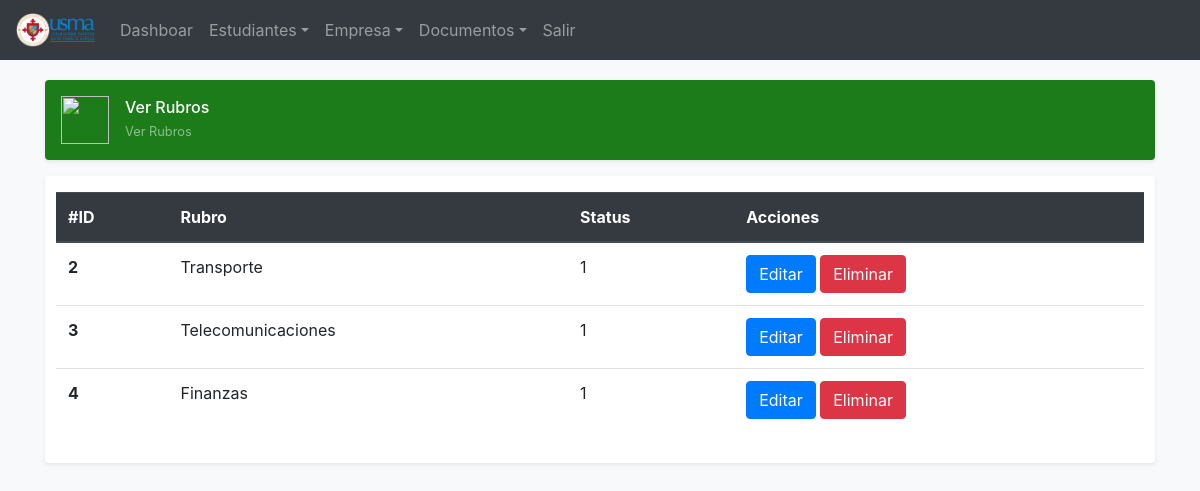
/administrativo/ver_rubros.php (signed in), run on the app's committed database.
### tables this page shows
CREATE TABLE `area_negocios` (
  `id` int(11) NOT NULL,
  `descripcion` varchar(100) DEFAULT NULL,
  `stat` int(1) DEFAULT NULL
);

### administrativo/ver_rubros.php (the view, shortened to what this page needs)
<?php include('conexion/conexion.php'); ?>
<!doctype html>
<html lang="en">
  <head>
<link href="https://getbootstrap.com/docs/4.3/dist/css/bootstrap.min.css" rel="stylesheet">
    <link href="https://getbootstrap.com/docs/4.3/examples/offcanvas/offcanvas.css" rel="stylesheet">
  </head>
  <body class="bg-light">
    <?php include('menu.php');
    ?>
<main role="main" class="container" style="margin-top: 80px;">
  <div class="d-flex align-items-center p-3 my-3 text-white-50 bg-purple rounded shadow-sm" style="background-color:#1c7c1a;">
    <img class="mr-3" src="logo/min1i.png" alt="" width="48" height="48">
    <div class="lh-100">
      <h6 class="mb-0 text-white lh-100">Ver Rubros</h6>
      <small>Ver Rubros</small>
    </div>
  </div>
  <div class="my-3 p-3 bg-white rounded shadow-sm">
  <form action="" method="post">
  <div class="form-row">
  <table class="table">
  <thead class="thead-dark">
    <tr>
      <th scope="col">#ID</th>
      <th scope="col">Rubro</th>
      <th scope="col">Status</th>
      <th scope="col">Acciones</th>
    </tr>
  </thead>
  <tbody>
    <?php $obrener_carreras = $conexion -> query("SELECT * FROM area_negocios");
          while($lista_carreras = $obrener_carreras->fetch_array()){ ?>
    <tr>
      <th scope="row"><?php echo $lista_carreras['id']; ?></th>
      <td><?php echo $lista_carreras['descripcion']; ?></td>
      <td><?php echo $lista_carreras['stat']; ?></td>
      <td>
        <input type="button" name="editar" class="btn btn-primary" data-toggle="modal" data-target="#EditarModal<?php echo $lista_carreras['id']; ?>" value="Editar">
      </div>
        <input type="button" name="eliminar" class="btn btn-danger" data-toggle="modal" data-target="#EliminarModal<?php echo $lista_carreras['id']; ?>" value="Eliminar">
      </td>
    </tr>
   <?php } ?>
</main>
<script src="https://getbootstrap.com/docs/4.3/examples/offcanvas/offcanvas.js"></script></body>
</html>

### data on the page
area_negocios: id "2", descripcion "Transporte", stat "1"
area_negocios: id "3", descripcion "Telecomunicaciones", stat "1"
area_negocios: id "4", descripcion "Finanzas", stat "1"
